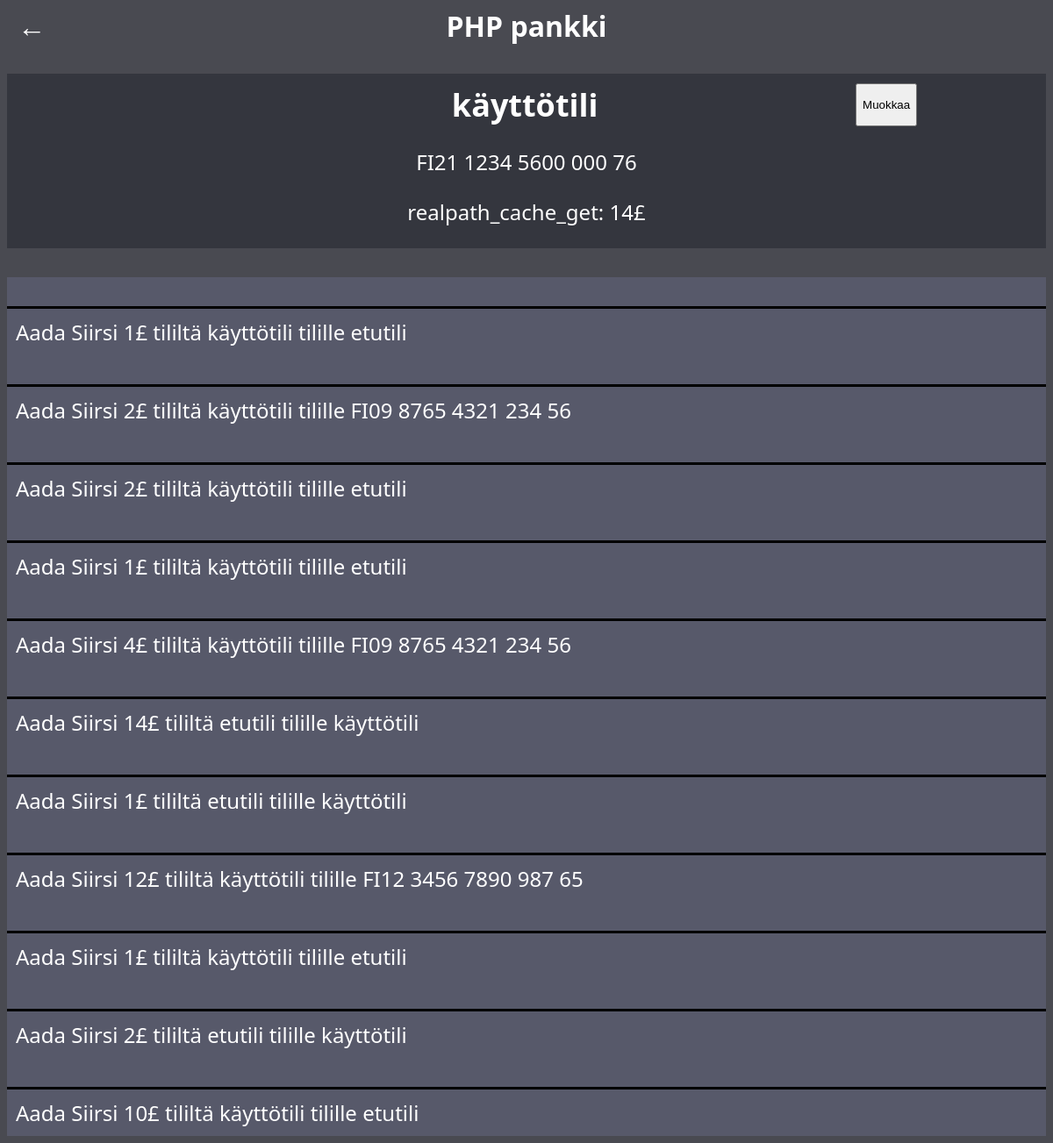
Screenshot of /sivut/näytä_tili.php?tili_id=1 (signed in) with the database file from the repository.
### tables this page shows
CREATE TABLE `tilit` (
  `tili_id` int(11) NOT NULL,
  `tilinimi` varchar(255) NOT NULL,
  `IBAN` varchar(30) NOT NULL,
  `kayttaja_id` int(11) NOT NULL,
  `amount` float NOT NULL
);

CREATE TABLE `tapahtumat` (
  `id` int(11) NOT NULL,
  `amount` int(11) NOT NULL,
  `sender_account_id` int(20) NOT NULL,
  `reciver_account_id` int(20) NOT NULL,
  `information` varchar(255) DEFAULT NULL,
  `date` datetime DEFAULT NULL
);

### sivut/näytä_tili.php (the view, shortened to what this page needs)
<?php
include '../dbyhteys.php';
?>
<!DOCTYPE html>
<html lang="en">
<head>
    <link rel="stylesheet" href="../style.css">
</head>
<body>
    <a class="backarrow" href="index.php" style="position: absolute; left: 20px;">&#8592;</a>
    <a href="index.php">PHP pankki</a>
    <br><br>
    <?php
        $tiliData = $conn->query(
            "SELECT tilinimi, IBAN, amount
            FROM tilit
            WHERE tili_Id = '" . $_GET["tili_id"] . "'
            AND kayttaja_id = '" .$_SESSION["user_id"]. "'"
            )->fetch();
    ?>
    <div id="tilitiedot">
        <div id="tilinimiBox">
            <h2 id="tilinimi"><?php echo $tiliData["tilinimi"] ?></h2>
            <button onClick="$('#tilinimi').attr('contentEditable', 'true').css('color', '#b2f4ff').focus()">Muokkaa</button>
        </div>
        <p><?php echo $tiliData["IBAN"] ?></p>
        <p>realpath_cache_get: <?php echo $tiliData["amount"] ?>£</p>
    </div>
    <br>
    <div id="Tapahtumat">
        <?php
            $tapahtumat = $conn->prepare(
                "SELECT information
                FROM tapahtumat
                WHERE (reciver_account_id = :account_id OR sender_account_id = :account_id)");
                $tapahtumat->execute(["account_id" => $_GET["tili_id"]]);
                $tapahtumat = $tapahtumat->fetchAll();
            if ($tapahtumat) {
                foreach ($tapahtumat as $tapahtuma)
                    echo "<div class='tapahtuma'>" .$tapahtuma["information"]. "</div><br>";
            } else {
                echo "<script>document.getElementById('Tapahtumat_teksti').style.display = 'none';</script>";
            }
        ?>
    </div>
</body>
</html>

### style.css (style rules this page uses)
body { text-align: center; background-color: #494a51; color: #fff; font-size: x-large; font-family: 'Segoe UI', Tahoma, Geneva, Verdana, sans-serif; }
a { color: #fff; text-decoration: none; font-size: xx-large; font-weight: bold; }
#tilitiedot { background: #34363e; padding-block: 1px; }
#Tapahtumat { display: flex; flex-direction: column-reverse; background-color: #57596a; text-align: left; }
.tapahtuma { border-top: solid 3px black; padding: 10px; }
#tilinimiBox { display: flex; padding-top: 10px; justify-content: space-around; }
#tilinimi { margin-block: 0; margin-left: 30vw; }

### rows the page displays
tilit: tilinimi "käyttötili", IBAN "FI21 1234 5600 000 76", amount "14"
tapahtumat: information "Aada Siirsi 10£ tililtä käyttötili tilille etutili"
tapahtumat: information "Aada Siirsi 2£ tililtä etutili tilille käyttötili"
tapahtumat: information "Aada Siirsi 1£ tililtä käyttötili tilille etutili"
tapahtumat: information "Aada Siirsi 12£ tililtä käyttötili tilille FI12 3456 7890 987 65"
tapahtumat: information "Aada Siirsi 1£ tililtä etutili tilille käyttötili"
tapahtumat: information "Aada Siirsi 14£ tililtä etutili tilille käyttötili"
tapahtumat: information "Aada Siirsi 4£ tililtä käyttötili tilille FI09 8765 4321 234 56"
tapahtumat: information "Aada Siirsi 1£ tililtä käyttötili tilille etutili"
tapahtumat: information "Aada Siirsi 2£ tililtä käyttötili tilille etutili"
tapahtumat: information "Aada Siirsi 2£ tililtä käyttötili tilille FI09 8765 4321 234 56"
tapahtumat: information "Aada Siirsi 1£ tililtä käyttötili tilille etutili"
